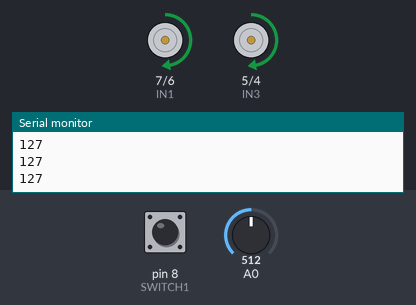
The sketch below on a simulated Arduino Uno, built with avr-gcc and run on an emulated ATmega328P. Parts: motor-driver pin pairs drawn as motors (green arrow = first pin HIGH = forward, orange = second pin HIGH = backward, longer = more drive, scaled by the enable pin), the last lines printed to the serial monitor. The test bench sets the inputs (shaded band); at power-on: A0 = 512, pin 8 (SWITCH1) HIGH.

Above: at 1.2 s.
1.3 s: A0 set to 716
At 2.5 s:
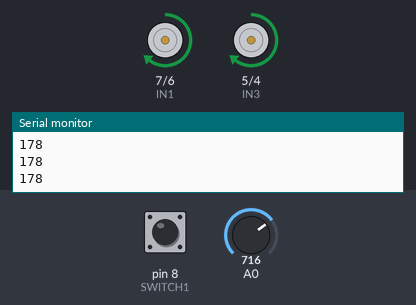
2.8 s: pin 8 (SWITCH1) pulled LOW for 0.15 s
At 2.89 s:
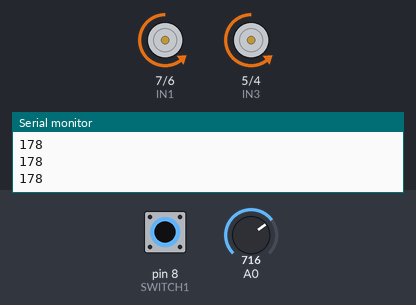
4.4 s: A0 set to 900
At 5.0 s:
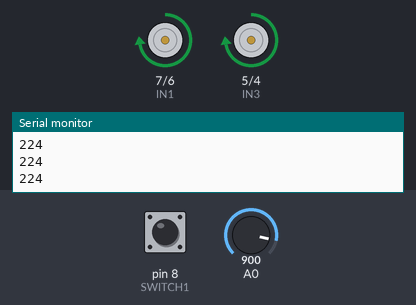
5.9 s: pin 8 (SWITCH1) pulled LOW for 1 s
At 6.7 s:
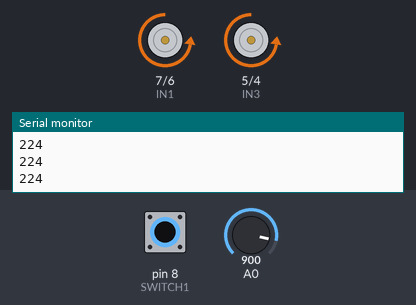
8.4 s: A0 set to 122
At 9.0 s:
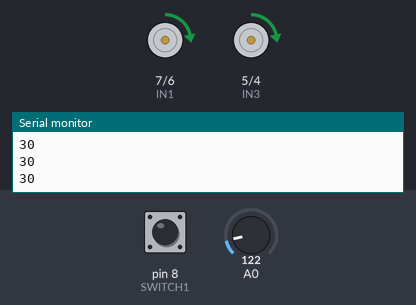
9.9 s: pin 8 (SWITCH1) pulled LOW for 0.15 s
At 9.99 s:
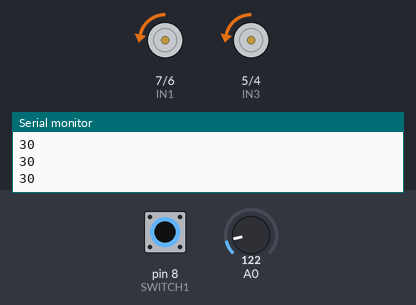
Timing chart, 0 to 12.5 s (numbered marks = the images above; inputs shaded):
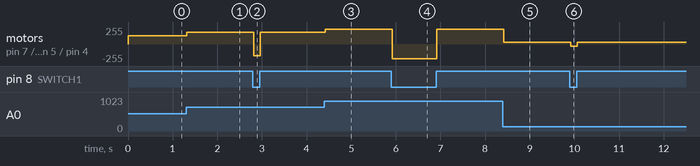

The sketch:

l298n_ino.ino
```cpp
const int IN1 = 7;
const int IN2 = 6;
const int IN3 = 5;
const int IN4 = 4;
const int SWITCH1 = 8;
int state1;
int state2;

const int ENA = 9;
const int ENB = 10;


void setup() {

  pinMode (IN1, OUTPUT);
  pinMode (IN2, OUTPUT);
  pinMode (IN3, OUTPUT);
  pinMode (IN4, OUTPUT);
  pinMode (SWITCH1, INPUT_PULLUP);

  Serial.begin(2400);  // Debugging only
  pinMode (ENA, OUTPUT);
  pinMode (ENB, OUTPUT);
  // put your setup code here, to run once:

}

void loop() {

  float sensorValue = analogRead(A0);
  int digitalSensorValue = int(sensorValue/1024*255);


  if(digitalRead(SWITCH1)==0)
  {
    state1 = LOW;
    state2 = HIGH;
    //Serial.println("Rotation1");


  }
  else if (digitalRead(SWITCH1)==1)
  {
    state1 = HIGH;
    state2 = LOW;
    //Serial.println("Rotation2");

  }


  analogWrite(ENA, digitalSensorValue);
  analogWrite(ENB, digitalSensorValue);
  digitalWrite(IN1, state1);
  digitalWrite(IN2, state2);
  digitalWrite(IN3, state1);
  digitalWrite(IN4, state2);

  Serial.println(digitalSensorValue);

  //Serial.println(digitalRead(SWITCH1));


  // put your main code here, to run repeatedly:

}
```

Measured:
- after the input at 1.3 s, motor on pin 7 (IN1) / pin 6 (IN2), motor on pin 5 (IN3) / pin 4 (IN4): forward 127/255 → forward 178/255 at once
- after the input at 2.8 s, motor on pin 7 (IN1) / pin 6 (IN2), motor on pin 5 (IN3) / pin 4 (IN4): forward 178/255 → backward 178/255 at once, → forward 178/255 0.15 s later
- after the input at 4.4 s, motor on pin 7 (IN1) / pin 6 (IN2), motor on pin 5 (IN3) / pin 4 (IN4): forward 178/255 → forward 224/255 at once
- after the input at 5.9 s, motor on pin 7 (IN1) / pin 6 (IN2), motor on pin 5 (IN3) / pin 4 (IN4): forward 224/255 → backward 224/255 at once, → forward 224/255 1.0 s later
- after the input at 8.4 s, motor on pin 7 (IN1) / pin 6 (IN2), motor on pin 5 (IN3) / pin 4 (IN4): forward 224/255 → forward 30/255 at once
- after the input at 9.9 s, motor on pin 7 (IN1) / pin 6 (IN2), motor on pin 5 (IN3) / pin 4 (IN4): forward 30/255 → backward 30/255 at once, → forward 30/255 0.15 s later
